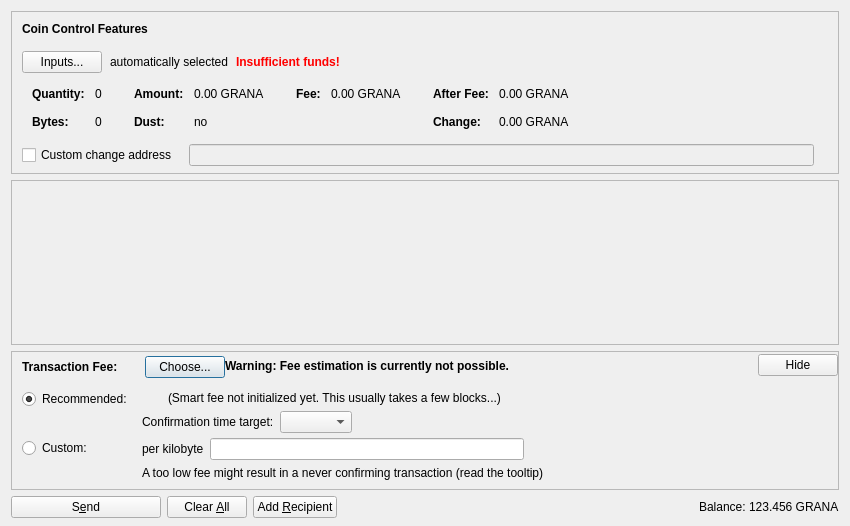
<?xml version="1.0" encoding="UTF-8"?>
<ui version="4.0">
 <class>SendCoinsDialog</class>
 <widget class="QDialog" name="SendCoinsDialog">
  <property name="geometry">
   <rect>
    <x>0</x>
    <y>0</y>
    <width>850</width>
    <height>526</height>
   </rect>
  </property>
  <property name="windowTitle">
   <string>Send Coins</string>
  </property>
  <layout class="QVBoxLayout" name="verticalLayout" stretch="0,1,0,0">
   <property name="bottomMargin">
    <number>8</number>
   </property>
   <item>
    <widget class="QFrame" name="frameCoinControl">
     <property name="sizePolicy">
      <sizepolicy hsizetype="Expanding" vsizetype="Expanding">
       <horstretch>0</horstretch>
       <verstretch>0</verstretch>
      </sizepolicy>
     </property>
     <property name="maximumSize">
      <size>
       <width>16777215</width>
       <height>16777215</height>
      </size>
     </property>
     <property name="frameShape">
      <enum>QFrame::StyledPanel</enum>
     </property>
     <property name="frameShadow">
      <enum>QFrame::Sunken</enum>
     </property>
     <layout class="QVBoxLayout" name="verticalLayoutCoinControl2">
      <property name="spacing">
       <number>0</number>
      </property>
      <property name="leftMargin">
       <number>0</number>
      </property>
      <property name="topMargin">
       <number>0</number>
      </property>
      <property name="rightMargin">
       <number>0</number>
      </property>
      <property name="bottomMargin">
       <number>6</number>
      </property>
      <item>
       <layout class="QVBoxLayout" name="verticalLayoutCoinControl" stretch="0,0,0,0,1">
        <property name="spacing">
         <number>0</number>
        </property>
        <property name="leftMargin">
         <number>10</number>
        </property>
        <property name="topMargin">
         <number>10</number>
        </property>
        <item>
         <layout class="QHBoxLayout" name="horizontalLayoutCoinControl1">
          <property name="bottomMargin">
           <number>15</number>
          </property>
          <item>
           <widget class="QLabel" name="labelCoinControlFeatures">
            <property name="sizePolicy">
             <sizepolicy hsizetype="Preferred" vsizetype="Maximum">
              <horstretch>0</horstretch>
              <verstretch>0</verstretch>
             </sizepolicy>
            </property>
            <property name="font">
             <font>
              <weight>75</weight>
              <bold>true</bold>
             </font>
            </property>
            <property name="styleSheet">
             <string notr="true">font-weight:bold;</string>
            </property>
            <property name="text">
             <string>Coin Control Features</string>
            </property>
           </widget>
          </item>
         </layout>
        </item>
        <item>
         <layout class="QHBoxLayout" name="horizontalLayoutCoinControl2" stretch="0,0,0,0">
          <property name="spacing">
           <number>8</number>
          </property>
          <property name="bottomMargin">
           <number>10</number>
          </property>
          <item>
           <widget class="QPushButton" name="pushButtonCoinControl">
            <property name="styleSheet">
             <string notr="true"/>
            </property>
            <property name="text">
             <string>Inputs...</string>
            </property>
            <property name="autoDefault">
             <bool>false</bool>
            </property>
           </widget>
          </item>
          <item>
           <widget class="QLabel" name="labelCoinControlAutomaticallySelected">
            <property name="text">
             <string>automatically selected</string>
            </property>
            <property name="margin">
             <number>5</number>
            </property>
           </widget>
          </item>
          <item>
           <widget class="QLabel" name="labelCoinControlInsuffFunds">
            <property name="font">
             <font>
              <weight>75</weight>
              <bold>true</bold>
             </font>
            </property>
            <property name="styleSheet">
             <string notr="true">color:red;font-weight:bold;</string>
            </property>
            <property name="text">
             <string>Insufficient funds!</string>
            </property>
            <property name="margin">
             <number>5</number>
            </property>
           </widget>
          </item>
          <item>
           <spacer name="horizontalSpacerCoinControl">
            <property name="orientation">
             <enum>Qt::Horizontal</enum>
            </property>
            <property name="sizeHint" stdset="0">
             <size>
              <width>40</width>
              <height>1</height>
             </size>
            </property>
           </spacer>
          </item>
         </layout>
        </item>
        <item>
         <widget class="QWidget" name="widgetCoinControl" native="true">
          <property name="sizePolicy">
           <sizepolicy hsizetype="Preferred" vsizetype="Preferred">
            <horstretch>0</horstretch>
            <verstretch>0</verstretch>
           </sizepolicy>
          </property>
          <property name="minimumSize">
           <size>
            <width>0</width>
            <height>0</height>
           </size>
          </property>
          <property name="styleSheet">
           <string notr="true"/>
          </property>
          <layout class="QHBoxLayout" name="horizontalLayoutCoinControl5">
           <property name="leftMargin">
            <number>0</number>
           </property>
           <property name="topMargin">
            <number>0</number>
           </property>
           <property name="rightMargin">
            <number>0</number>
           </property>
           <property name="bottomMargin">
            <number>0</number>
           </property>
           <item>
            <layout class="QHBoxLayout" name="horizontalLayoutCoinControl3" stretch="0,0,0,1">
             <property name="spacing">
              <number>20</number>
             </property>
             <property name="topMargin">
              <number>0</number>
             </property>
             <property name="bottomMargin">
              <number>10</number>
             </property>
             <item>
              <layout class="QFormLayout" name="formLayoutCoinControl1">
               <property name="horizontalSpacing">
                <number>10</number>
               </property>
               <property name="verticalSpacing">
                <number>14</number>
               </property>
               <property name="leftMargin">
                <number>10</number>
               </property>
               <property name="topMargin">
                <number>4</number>
               </property>
               <property name="rightMargin">
                <number>6</number>
               </property>
               <item row="0" column="0">
                <widget class="QLabel" name="labelCoinControlQuantityText">
                 <property name="font">
                  <font>
                   <weight>75</weight>
                   <bold>true</bold>
                  </font>
                 </property>
                 <property name="text">
                  <string>Quantity:</string>
                 </property>
                 <property name="margin">
                  <number>0</number>
                 </property>
                </widget>
               </item>
               <item row="0" column="1">
                <widget class="QLabel" name="labelCoinControlQuantity">
                 <property name="cursor">
                  <cursorShape>IBeamCursor</cursorShape>
                 </property>
                 <property name="contextMenuPolicy">
                  <enum>Qt::ActionsContextMenu</enum>
                 </property>
                 <property name="text">
                  <string notr="true">0</string>
                 </property>
                 <property name="margin">
                  <number>0</number>
                 </property>
                 <property name="textInteractionFlags">
                  <set>Qt::LinksAccessibleByMouse|Qt::TextSelectableByKeyboard|Qt::TextSelectableByMouse</set>
                 </property>
                </widget>
               </item>
               <item row="1" column="0">
                <widget class="QLabel" name="labelCoinControlBytesText">
                 <property name="font">
                  <font>
                   <weight>75</weight>
                   <bold>true</bold>
                  </font>
                 </property>
                 <property name="text">
                  <string>Bytes:</string>
                 </property>
                </widget>
               </item>
               <item row="1" column="1">
                <widget class="QLabel" name="labelCoinControlBytes">
                 <property name="cursor">
                  <cursorShape>IBeamCursor</cursorShape>
                 </property>
                 <property name="contextMenuPolicy">
                  <enum>Qt::ActionsContextMenu</enum>
                 </property>
                 <property name="text">
                  <string notr="true">0</string>
                 </property>
                 <property name="textInteractionFlags">
                  <set>Qt::LinksAccessibleByMouse|Qt::TextSelectableByKeyboard|Qt::TextSelectableByMouse</set>
                 </property>
                </widget>
               </item>
              </layout>
             </item>
             <item>
              <layout class="QFormLayout" name="formLayoutCoinControl2">
               <property name="horizontalSpacing">
                <number>10</number>
               </property>
               <property name="verticalSpacing">
                <number>14</number>
               </property>
               <property name="leftMargin">
                <number>6</number>
               </property>
               <property name="topMargin">
                <number>4</number>
               </property>
               <property name="rightMargin">
                <number>6</number>
               </property>
               <item row="0" column="0">
                <widget class="QLabel" name="labelCoinControlAmountText">
                 <property name="font">
                  <font>
                   <weight>75</weight>
                   <bold>true</bold>
                  </font>
                 </property>
                 <property name="text">
                  <string>Amount:</string>
                 </property>
                 <property name="margin">
                  <number>0</number>
                 </property>
                </widget>
               </item>
               <item row="0" column="1">
                <widget class="QLabel" name="labelCoinControlAmount">
                 <property name="cursor">
                  <cursorShape>IBeamCursor</cursorShape>
                 </property>
                 <property name="contextMenuPolicy">
                  <enum>Qt::ActionsContextMenu</enum>
                 </property>
                 <property name="text">
                  <string notr="true">0.00 GRANA</string>
                 </property>
                 <property name="textInteractionFlags">
                  <set>Qt::LinksAccessibleByMouse|Qt::TextSelectableByKeyboard|Qt::TextSelectableByMouse</set>
                 </property>
                </widget>
               </item>
               <item row="1" column="0">
                <widget class="QLabel" name="labelCoinControlLowOutputText">
                 <property name="font">
                  <font>
                   <weight>75</weight>
                   <bold>true</bold>
                  </font>
                 </property>
                 <property name="text">
                  <string>Dust:</string>
                 </property>
                </widget>
               </item>
               <item row="1" column="1">
                <widget class="QLabel" name="labelCoinControlLowOutput">
                 <property name="cursor">
                  <cursorShape>IBeamCursor</cursorShape>
                 </property>
                 <property name="contextMenuPolicy">
                  <enum>Qt::ActionsContextMenu</enum>
                 </property>
                 <property name="text">
                  <string notr="true">no</string>
                 </property>
                 <property name="textInteractionFlags">
                  <set>Qt::LinksAccessibleByMouse|Qt::TextSelectableByKeyboard|Qt::TextSelectableByMouse</set>
                 </property>
                </widget>
               </item>
              </layout>
             </item>
             <item>
              <layout class="QFormLayout" name="formLayoutCoinControl3">
               <property name="horizontalSpacing">
                <number>10</number>
               </property>
               <property name="verticalSpacing">
                <number>14</number>
               </property>
               <property name="leftMargin">
                <number>6</number>
               </property>
               <property name="topMargin">
                <number>4</number>
               </property>
               <property name="rightMargin">
                <number>6</number>
               </property>
               <item row="0" column="0">
                <widget class="QLabel" name="labelCoinControlFeeText">
                 <property name="font">
                  <font>
                   <weight>75</weight>
                   <bold>true</bold>
                  </font>
                 </property>
                 <property name="text">
                  <string>Fee:</string>
                 </property>
                 <property name="margin">
                  <number>0</number>
                 </property>
                </widget>
               </item>
               <item row="0" column="1">
                <widget class="QLabel" name="labelCoinControlFee">
                 <property name="cursor">
                  <cursorShape>IBeamCursor</cursorShape>
                 </property>
                 <property name="contextMenuPolicy">
                  <enum>Qt::ActionsContextMenu</enum>
                 </property>
                 <property name="text">
                  <string notr="true">0.00 GRANA</string>
                 </property>
                 <property name="textInteractionFlags">
                  <set>Qt::LinksAccessibleByMouse|Qt::TextSelectableByKeyboard|Qt::TextSelectableByMouse</set>
                 </property>
                </widget>
               </item>
              </layout>
             </item>
             <item>
              <layout class="QFormLayout" name="formLayoutCoinControl4">
               <property name="horizontalSpacing">
                <number>10</number>
               </property>
               <property name="verticalSpacing">
                <number>14</number>
               </property>
               <property name="leftMargin">
                <number>6</number>
               </property>
               <property name="topMargin">
                <number>4</number>
               </property>
               <property name="rightMargin">
                <number>6</number>
               </property>
               <item row="0" column="0">
                <widget class="QLabel" name="labelCoinControlAfterFeeText">
                 <property name="font">
                  <font>
                   <weight>75</weight>
                   <bold>true</bold>
                  </font>
                 </property>
                 <property name="text">
                  <string>After Fee:</string>
                 </property>
                 <property name="margin">
                  <number>0</number>
                 </property>
                </widget>
               </item>
               <item row="0" column="1">
                <widget class="QLabel" name="labelCoinControlAfterFee">
                 <property name="cursor">
                  <cursorShape>IBeamCursor</cursorShape>
                 </property>
                 <property name="contextMenuPolicy">
                  <enum>Qt::ActionsContextMenu</enum>
                 </property>
                 <property name="text">
                  <string notr="true">0.00 GRANA</string>
                 </property>
                 <property name="textInteractionFlags">
                  <set>Qt::LinksAccessibleByMouse|Qt::TextSelectableByKeyboard|Qt::TextSelectableByMouse</set>
                 </property>
                </widget>
               </item>
               <item row="1" column="0">
                <widget class="QLabel" name="labelCoinControlChangeText">
                 <property name="font">
                  <font>
                   <weight>75</weight>
                   <bold>true</bold>
                  </font>
                 </property>
                 <property name="text">
                  <string>Change:</string>
                 </property>
                </widget>
               </item>
               <item row="1" column="1">
                <widget class="QLabel" name="labelCoinControlChange">
                 <property name="cursor">
                  <cursorShape>IBeamCursor</cursorShape>
                 </property>
                 <property name="contextMenuPolicy">
                  <enum>Qt::ActionsContextMenu</enum>
                 </property>
                 <property name="text">
                  <string notr="true">0.00 GRANA</string>
                 </property>
                 <property name="textInteractionFlags">
                  <set>Qt::LinksAccessibleByMouse|Qt::TextSelectableByKeyboard|Qt::TextSelectableByMouse</set>
                 </property>
                </widget>
               </item>
              </layout>
             </item>
            </layout>
           </item>
          </layout>
         </widget>
        </item>
        <item>
         <layout class="QHBoxLayout" name="horizontalLayoutCoinControl4" stretch="0,0,0">
          <property name="spacing">
           <number>12</number>
          </property>
          <property name="sizeConstraint">
           <enum>QLayout::SetDefaultConstraint</enum>
          </property>
          <property name="topMargin">
           <number>5</number>
          </property>
          <property name="rightMargin">
           <number>5</number>
          </property>
          <item>
           <widget class="QCheckBox" name="checkBoxCoinControlChange">
            <property name="toolTip">
             <string>If this is activated, but the change address is empty or invalid, change will be sent to a newly generated address.</string>
            </property>
            <property name="text">
             <string>Custom change address</string>
            </property>
           </widget>
          </item>
          <item>
           <widget class="QValidatedLineEdit" name="lineEditCoinControlChange">
            <property name="enabled">
             <bool>false</bool>
            </property>
            <property name="sizePolicy">
             <sizepolicy hsizetype="Expanding" vsizetype="Fixed">
              <horstretch>0</horstretch>
              <verstretch>0</verstretch>
             </sizepolicy>
            </property>
           </widget>
          </item>
          <item>
           <widget class="QLabel" name="labelCoinControlChangeLabel">
            <property name="sizePolicy">
             <sizepolicy hsizetype="Preferred" vsizetype="Expanding">
              <horstretch>0</horstretch>
              <verstretch>0</verstretch>
             </sizepolicy>
            </property>
            <property name="minimumSize">
             <size>
              <width>0</width>
              <height>0</height>
             </size>
            </property>
            <property name="text">
             <string/>
            </property>
            <property name="margin">
             <number>3</number>
            </property>
           </widget>
          </item>
         </layout>
        </item>
        <item>
         <spacer name="verticalSpacerCoinControl">
          <property name="orientation">
           <enum>Qt::Vertical</enum>
          </property>
          <property name="sizeHint" stdset="0">
           <size>
            <width>800</width>
            <height>1</height>
           </size>
          </property>
         </spacer>
        </item>
       </layout>
      </item>
     </layout>
    </widget>
   </item>
   <item>
    <widget class="QScrollArea" name="scrollArea">
     <property name="widgetResizable">
      <bool>true</bool>
     </property>
     <widget class="QWidget" name="scrollAreaWidgetContents">
      <property name="geometry">
       <rect>
        <x>0</x>
        <y>0</y>
        <width>830</width>
        <height>104</height>
       </rect>
      </property>
      <layout class="QVBoxLayout" name="verticalLayout_2" stretch="0,1">
       <property name="leftMargin">
        <number>0</number>
       </property>
       <property name="topMargin">
        <number>0</number>
       </property>
       <property name="rightMargin">
        <number>0</number>
       </property>
       <property name="bottomMargin">
        <number>0</number>
       </property>
       <item>
        <layout class="QVBoxLayout" name="entries">
         <property name="spacing">
          <number>6</number>
         </property>
        </layout>
       </item>
       <item>
        <spacer name="verticalSpacer">
         <property name="orientation">
          <enum>Qt::Vertical</enum>
         </property>
         <property name="sizeHint" stdset="0">
          <size>
           <width>20</width>
           <height>40</height>
          </size>
         </property>
        </spacer>
       </item>
      </layout>
     </widget>
    </widget>
   </item>
   <item>
    <widget class="QFrame" name="frameFee">
     <property name="sizePolicy">
      <sizepolicy hsizetype="Expanding" vsizetype="Expanding">
       <horstretch>0</horstretch>
       <verstretch>0</verstretch>
      </sizepolicy>
     </property>
     <property name="maximumSize">
      <size>
       <width>16777215</width>
       <height>16777215</height>
      </size>
     </property>
     <property name="frameShape">
      <enum>QFrame::StyledPanel</enum>
     </property>
     <property name="frameShadow">
      <enum>QFrame::Sunken</enum>
     </property>
     <layout class="QVBoxLayout" name="verticalLayoutFee1">
      <property name="spacing">
       <number>0</number>
      </property>
      <property name="leftMargin">
       <number>0</number>
      </property>
      <property name="topMargin">
       <number>0</number>
      </property>
      <property name="rightMargin">
       <number>0</number>
      </property>
      <property name="bottomMargin">
       <number>0</number>
      </property>
      <item>
       <layout class="QVBoxLayout" name="verticalLayoutFee2" stretch="0,0,0">
        <property name="spacing">
         <number>0</number>
        </property>
        <property name="leftMargin">
         <number>10</number>
        </property>
        <property name="topMargin">
         <number>0</number>
        </property>
        <item>
         <layout class="QHBoxLayout" name="horizontalLayoutFee1">
          <property name="bottomMargin">
           <number>0</number>
          </property>
          <item>
           <layout class="QVBoxLayout" name="verticalLayoutFee7">
            <property name="spacing">
             <number>0</number>
            </property>
            <item>
             <spacer name="verticalSpacerSmartFee">
              <property name="orientation">
               <enum>Qt::Vertical</enum>
              </property>
              <property name="sizeType">
               <enum>QSizePolicy::Fixed</enum>
              </property>
              <property name="sizeHint" stdset="0">
               <size>
                <width>1</width>
                <height>4</height>
               </size>
              </property>
             </spacer>
            </item>
            <item>
             <layout class="QHBoxLayout" name="horizontalLayoutSmartFee">
              <property name="spacing">
               <number>10</number>
              </property>
              <item>
               <widget class="QLabel" name="labelFeeHeadline">
                <property name="sizePolicy">
                 <sizepolicy hsizetype="Preferred" vsizetype="Maximum">
                  <horstretch>0</horstretch>
                  <verstretch>0</verstretch>
                 </sizepolicy>
                </property>
                <property name="font">
                 <font>
                  <weight>75</weight>
                  <bold>true</bold>
                 </font>
                </property>
                <property name="styleSheet">
                 <string notr="true">font-weight:bold;</string>
                </property>
                <property name="text">
                 <string>Transaction Fee:</string>
                </property>
               </widget>
              </item>
              <item>
               <widget class="QLabel" name="labelFeeMinimized">
                <property name="text">
                 <string/>
                </property>
               </widget>
              </item>
              <item>
               <widget class="QPushButton" name="buttonChooseFee">
                <property name="text">
                 <string>Choose...</string>
                </property>
               </widget>
              </item>
             </layout>
            </item>
            <item>
             <spacer name="verticalSpacer_5">
              <property name="orientation">
               <enum>Qt::Vertical</enum>
              </property>
              <property name="sizeHint" stdset="0">
               <size>
                <width>1</width>
                <height>1</height>
               </size>
              </property>
             </spacer>
            </item>
           </layout>
          </item>
          <item>
           <widget class="QLabel" name="fallbackFeeWarningLabel">
            <property name="toolTip">
             <string>Using the fallbackfee can result in sending a transaction that will take several hours or days (or never) to confirm. Consider choosing your fee manually or wait until you have validated the complete chain.</string>
            </property>
            <property name="font">
            <font>
                <weight>75</weight>
                <bold>true</bold>
            </font>
            </property>
            <property name="text">
             <string>Warning: Fee estimation is currently not possible.</string>
            </property>
            <property name="wordWrap">
             <bool>false</bool>
            </property>
           </widget>
          </item>
          <item>
           <spacer name="horizontalSpacer_4">
            <property name="orientation">
             <enum>Qt::Horizontal</enum>
            </property>
            <property name="sizeType">
             <enum>QSizePolicy::MinimumExpanding</enum>
            </property>
            <property name="sizeHint" stdset="0">
             <size>
              <width>40</width>
              <height>20</height>
             </size>
            </property>
           </spacer>
          </item>
          <item>
           <widget class="QPushButton" name="buttonMinimizeFee">
            <property name="toolTip">
             <string>collapse fee-settings</string>
            </property>
            <property name="text">
             <string>Hide</string>
            </property>
           </widget>
          </item>
         </layout>
        </item>
        <item>
         <widget class="QFrame" name="frameFeeSelection">
          <layout class="QVBoxLayout" name="verticalLayoutFee12">
           <property name="spacing">
            <number>0</number>
           </property>
           <property name="leftMargin">
            <number>0</number>
           </property>
           <property name="topMargin">
            <number>0</number>
           </property>
           <property name="rightMargin">
            <number>0</number>
           </property>
           <property name="bottomMargin">
            <number>0</number>
           </property>
           <item>
            <layout class="QGridLayout" name="gridLayoutFee">
             <property name="topMargin">
              <number>10</number>
             </property>
             <property name="bottomMargin">
              <number>4</number>
             </property>
             <property name="horizontalSpacing">
              <number>10</number>
             </property>
             <property name="verticalSpacing">
              <number>4</number>
             </property>
             <item row="1" column="1">
              <layout class="QVBoxLayout" name="verticalLayoutFee8">
               <property name="spacing">
                <number>6</number>
               </property>
               <item>
                <layout class="QHBoxLayout" name="horizontalLayoutFee13">
                 <item>
                  <widget class="QLabel" name="labelCustomPerKilobyte">
                   <property name="toolTip">
                    <string>Specify a custom fee per kB (1,000 bytes) of the transaction's virtual size.

Note:  Since the fee is calculated on a per-byte basis, a fee of "100 satoshis per kB" for a transaction size of 500 bytes (half of 1 kB) would ultimately yield a fee of only 50 satoshis.</string>
                   </property>
                   <property name="text">
                    <string>per kilobyte</string>
                   </property>
                  </widget>
                 </item>
                 <item>
                  <widget class="BitcoinAmountField" name="customFee"/>
                 </item>
                 <item>
                  <spacer name="horizontalSpacer_6">
                   <property name="orientation">
                    <enum>Qt::Horizontal</enum>
                   </property>
                   <property name="sizeHint" stdset="0">
                    <size>
                     <width>1</width>
                     <height>1</height>
                    </size>
                   </property>
                  </spacer>
                 </item>
                </layout>
               </item>
               <item>
                <layout class="QHBoxLayout" name="horizontalLayoutFee8">
                 <item>
                  <widget class="QLabel" name="labelCustomFeeWarning">
                   <property name="enabled">
                    <bool>true</bool>
                   </property>
                   <property name="toolTip">
                    <string>When there is less transaction volume than space in the blocks, miners as well as relaying nodes may enforce a minimum fee. Paying only this minimum fee is just fine, but be aware that this can result in a never confirming transaction once there is more demand for granacoin transactions than the network can process.</string>
                   </property>
                   <property name="text">
                    <string>A too low fee might result in a never confirming transaction (read the tooltip)</string>
                   </property>
                  </widget>
                 </item>
                 <item>
                  <spacer name="horizontalSpacer_2">
                   <property name="orientation">
                    <enum>Qt::Horizontal</enum>
                   </property>
                   <property name="sizeHint" stdset="0">
                    <size>
                     <width>1</width>
                     <height>1</height>
                    </size>
                   </property>
                  </spacer>
                 </item>
                </layout>
               </item>
              </layout>
             </item>
             <item row="0" column="0">
              <layout class="QVBoxLayout" name="verticalLayoutFee4" stretch="0,1">
               <item>
                <widget class="QRadioButton" name="radioSmartFee">
                 <property name="text">
                  <string>Recommended:</string>
                 </property>
                 <property name="checked">
                  <bool>true</bool>
                 </property>
                 <attribute name="buttonGroup">
                  <string notr="true">groupFee</string>
                 </attribute>
                </widget>
               </item>
               <item>
                <spacer name="verticalSpacer_2">
                 <property name="orientation">
                  <enum>Qt::Vertical</enum>
                 </property>
                 <property name="sizeHint" stdset="0">
                  <size>
                   <width>1</width>
                   <height>1</height>
                  </size>
                 </property>
                </spacer>
               </item>
              </layout>
             </item>
             <item row="1" column="0">
              <layout class="QVBoxLayout" name="verticalLayoutFee9" stretch="0,1">
               <item>
                <widget class="QRadioButton" name="radioCustomFee">
                 <property name="text">
                  <string>Custom:</string>
                 </property>
                 <attribute name="buttonGroup">
                  <string notr="true">groupFee</string>
                 </attribute>
                </widget>
               </item>
               <item>
                <spacer name="verticalSpacer_6">
                 <property name="orientation">
                  <enum>Qt::Vertical</enum>
                 </property>
                 <property name="sizeHint" stdset="0">
                  <size>
                   <width>1</width>
                   <height>1</height>
                  </size>
                 </property>
                </spacer>
               </item>
              </layout>
             </item>
             <item row="0" column="1">
              <layout class="QVBoxLayout" name="verticalLayoutFee3" stretch="0,0,1">
               <property name="spacing">
                <number>6</number>
               </property>
               <property name="topMargin">
                <number>2</number>
               </property>
               <item>
                <layout class="QHBoxLayout" name="horizontalLayoutFee12">
                 <item>
                  <widget class="QLabel" name="labelSmartFee">
                   <property name="text">
                    <string/>
                   </property>
                  </widget>
                 </item>
                 <item>
                  <widget class="QLabel" name="labelFeeEstimation">
                   <property name="text">
                    <string/>
                   </property>
                  </widget>
                 </item>
                 <item>
                  <widget class="QLabel" name="labelSmartFee2">
                   <property name="text">
                    <string>(Smart fee not initialized yet. This usually takes a few blocks...)</string>
                   </property>
                  </widget>
                 </item>
                 <item>
                  <spacer name="horizontalSpacer_5">
                   <property name="orientation">
                    <enum>Qt::Horizontal</enum>
                   </property>
                   <property name="sizeHint" stdset="0">
                    <size>
                     <width>1</width>
                     <height>1</height>
                    </size>
                   </property>
                  </spacer>
                 </item>
                </layout>
               </item>
               <item>
                <layout class="QHBoxLayout" name="horizontalLayoutFee9">
                 <item>
                  <layout class="QVBoxLayout" name="verticalLayoutFee6">
                   <item>
                    <widget class="QLabel" name="labelSmartFee3">
                     <property name="text">
                      <string>Confirmation time target:</string>
                     </property>
                    </widget>
                   </item>
                  </layout>
                 </item>
                 <item>
                  <layout class="QVBoxLayout" name="verticalLayoutFee5">
                   <property name="rightMargin">
                    <number>30</number>
                   </property>
                   <item>
                    <layout class="QHBoxLayout" name="horizontalLayoutConfTarget">
                     <property name="bottomMargin">
                      <number>0</number>
                     </property>
                     <item>
                      <widget class="QComboBox" name="confTargetSelector"/>
                     </item>
                     <item>
                      <spacer name="horizontalSpacerConfTarget">
                       <property name="orientation">
                        <enum>Qt::Horizontal</enum>
                       </property>
                       <property name="sizeHint" stdset="0">
                        <size>
                         <width>40</width>
                         <height>20</height>
                        </size>
                       </property>
                      </spacer>
                     </item>
                    </layout>
                   </item>
                  </layout>
                 </item>
                </layout>
               </item>
               <item>
                <spacer name="verticalSpacer_4">
                 <property name="orientation">
                  <enum>Qt::Vertical</enum>
                 </property>
                 <property name="sizeHint" stdset="0">
                  <size>
                   <width>1</width>
                   <height>1</height>
                  </size>
                 </property>
                </spacer>
               </item>
              </layout>
             </item>
            </layout>
           </item>
          </layout>
         </widget>
        </item>
        <item>
         <spacer name="verticalSpacerFee">
          <property name="orientation">
           <enum>Qt::Vertical</enum>
          </property>
          <property name="sizeHint" stdset="0">
           <size>
            <width>40</width>
            <height>5</height>
           </size>
          </property>
         </spacer>
        </item>
       </layout>
      </item>
     </layout>
    </widget>
   </item>
   <item>
    <layout class="QHBoxLayout" name="horizontalLayout">
     <item>
      <widget class="QPushButton" name="sendButton">
       <property name="minimumSize">
        <size>
         <width>150</width>
         <height>0</height>
        </size>
       </property>
       <property name="toolTip">
        <string>Confirm the send action</string>
       </property>
       <property name="text">
        <string>S&amp;end</string>
       </property>
       <property name="icon">
        <iconset resource="../bitcoin.qrc">
         <normaloff>:/icons/send</normaloff>:/icons/send</iconset>
       </property>
       <property name="autoDefault">
        <bool>false</bool>
       </property>
       <property name="default">
        <bool>false</bool>
       </property>
      </widget>
     </item>
     <item>
      <widget class="QPushButton" name="clearButton">
       <property name="sizePolicy">
        <sizepolicy hsizetype="Minimum" vsizetype="Fixed">
         <horstretch>0</horstretch>
         <verstretch>0</verstretch>
        </sizepolicy>
       </property>
       <property name="toolTip">
        <string>Clear all fields of the form.</string>
       </property>
       <property name="text">
        <string>Clear &amp;All</string>
       </property>
       <property name="icon">
        <iconset resource="../bitcoin.qrc">
         <normaloff>:/icons/remove</normaloff>:/icons/remove</iconset>
       </property>
       <property name="autoDefault">
        <bool>false</bool>
       </property>
      </widget>
     </item>
     <item>
      <widget class="QPushButton" name="addButton">
       <property name="toolTip">
        <string>Send to multiple recipients at once</string>
       </property>
       <property name="text">
        <string>Add &amp;Recipient</string>
       </property>
       <property name="icon">
        <iconset resource="../bitcoin.qrc">
         <normaloff>:/icons/add</normaloff>:/icons/add</iconset>
       </property>
       <property name="autoDefault">
        <bool>false</bool>
       </property>
      </widget>
     </item>
     <item>
      <spacer name="horizontalSpacer">
       <property name="orientation">
        <enum>Qt::Horizontal</enum>
       </property>
       <property name="sizeHint" stdset="0">
        <size>
         <width>40</width>
         <height>20</height>
        </size>
       </property>
      </spacer>
     </item>
     <item>
      <layout class="QHBoxLayout" name="horizontalLayout_2">
       <property name="spacing">
        <number>3</number>
       </property>
       <item>
        <widget class="QLabel" name="label">
         <property name="sizePolicy">
          <sizepolicy hsizetype="Preferred" vsizetype="Fixed">
           <horstretch>0</horstretch>
           <verstretch>0</verstretch>
          </sizepolicy>
         </property>
         <property name="text">
          <string>Balance:</string>
         </property>
        </widget>
       </item>
       <item>
        <widget class="QLabel" name="labelBalance">
         <property name="sizePolicy">
          <sizepolicy hsizetype="Preferred" vsizetype="Fixed">
           <horstretch>0</horstretch>
           <verstretch>0</verstretch>
          </sizepolicy>
         </property>
         <property name="cursor">
          <cursorShape>IBeamCursor</cursorShape>
         </property>
         <property name="text">
          <string notr="true">123.456 GRANA</string>
         </property>
         <property name="textInteractionFlags">
          <set>Qt::LinksAccessibleByMouse|Qt::TextSelectableByKeyboard|Qt::TextSelectableByMouse</set>
         </property>
        </widget>
       </item>
      </layout>
     </item>
    </layout>
   </item>
  </layout>
 </widget>
 <customwidgets>
  <customwidget>
   <class>QValidatedLineEdit</class>
   <extends>QLineEdit</extends>
   <header>qt/qvalidatedlineedit.h</header>
  </customwidget>
  <customwidget>
   <class>BitcoinAmountField</class>
   <extends>QLineEdit</extends>
   <header>qt/bitcoinamountfield.h</header>
   <container>1</container>
  </customwidget>
 </customwidgets>
 <resources>
  <include location="../bitcoin.qrc"/>
 </resources>
 <connections/>
 <buttongroups>
  <buttongroup name="groupFee"/>
 </buttongroups>
</ui>
